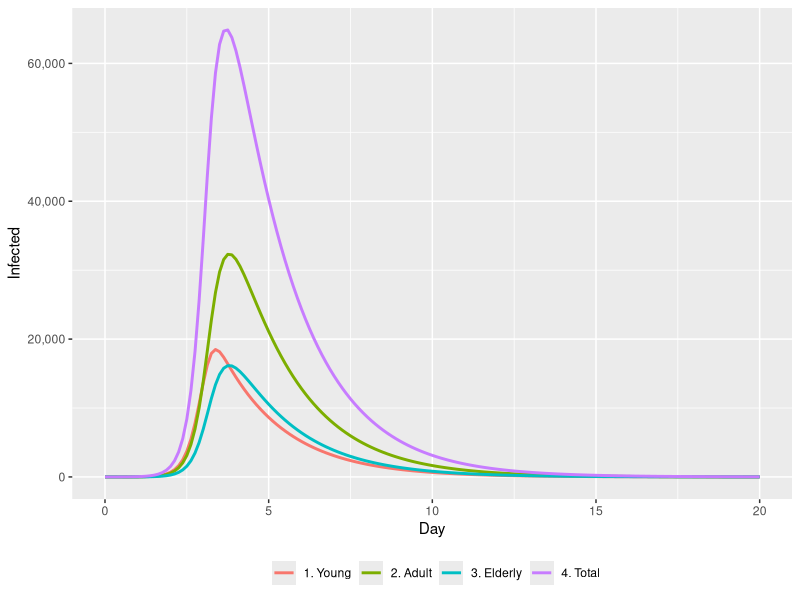

Reproduce this figure in R.
library(deSolve)
library(ggplot2)
require(gridExtra)
library(scales)

START<-0; FINISH<-20; STEP<-0.125;
NUM_COHORTS<-3; NUM_STATES<-3
simtime <- seq(START, FINISH, by=STEP)


CE  <- matrix(c(3.0, 2.0, 1.0,
                2.0, 2.0, 1.0,
                1.0, 1.0, 0.5),
                nrow=3,ncol=3,byrow=TRUE)

CohortPopulatons<- c(25000,50000,25000)

beta <- CE/CohortPopulatons

#Setup the model variables
stocks <- c(SusceptibleY=24999, SusceptibleA=50000, SusceptibleE=25000,  
            InfectedY=1,        InfectedA=0,        InfectedE=0,
            RecoveredY=0,       RecoveredA=0,       RecoveredE=0)

delays <- c(Young=2.0, Adult=2.0, Elderly=2.0)

auxs <-NULL

model <- function(time, stocks, auxs){
  with(as.list(c(stocks, auxs)),{ 
    #convert the stocks vector to a matrix
    states<-matrix(stocks,nrow=NUM_COHORTS,ncol=NUM_STATES)
    
    Susceptible <- states[,1]
    Infected    <- states[,2]
    Recovered   <- states[,3]
    
    Lambda      <- beta %*% Infected
    
    IR         <- Lambda * Susceptible
    RR         <- Infected / delays
    
    dS_dt  <- -IR
    dI_dt  <- IR - RR
    dR_dt  <- RR
    
    return (list(c(dS_dt, dI_dt, dR_dt)))  
  })
}

o<-data.frame(ode(y=stocks, times=simtime, func = model, 
                  parms=auxs, method="euler"))

o$TotalInfected<-o$InfectedY+o$InfectedA+o$InfectedE

p1<-ggplot()+
  geom_line(data=o,size=1,aes(time,o$InfectedY,color="1. Young"))+
  geom_line(data=o,size=1,aes(time,o$InfectedA,color="2. Adult"))+
  geom_line(data=o,size=1,aes(time,o$InfectedE,color="3. Elderly"))+
  geom_line(data=o,size=1,aes(time,o$TotalInfected,color="4. Total"))+
    scale_y_continuous(labels = comma)+
  ylab("Infected")+
  xlab("Day") +
  labs(color="")+
  theme(legend.position="bottom")
